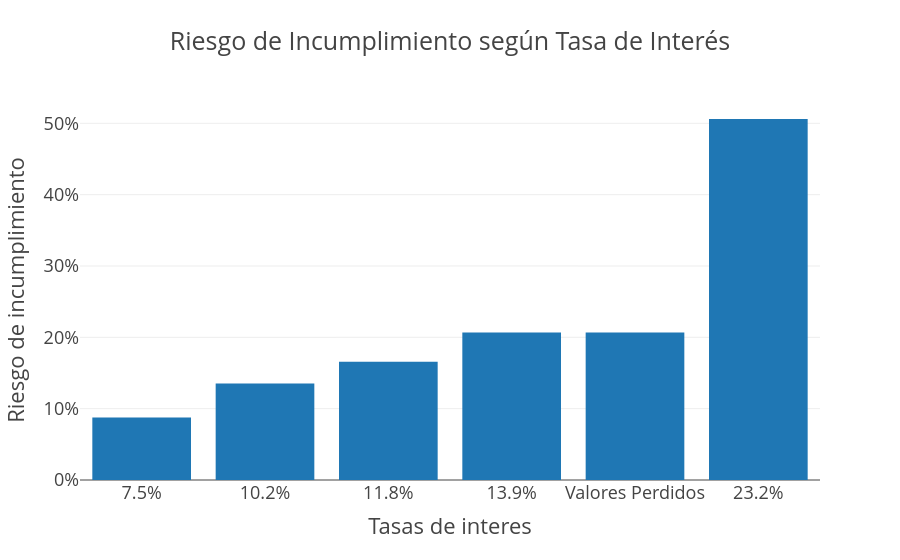

Write notebook code for a chart like this one.
### Code cell
fig = px.bar(
    dfIntRate,
    x='rate_pct_bin',
    y='default_rate',
    labels={
        "rate_pct_bin": "Tasas de interes",
        "default_rate": "Riesgo de incumplimiento",
    },
    title="Riesgo de Incumplimiento según Tasa de Interés"
    
)

fig.update_layout(
    xaxis=dict(
        tickmode='array',
        tickvals=['(5.419, 7.51]', '(7.51, 10.25]', '(10.25, 11.86]','(11.86, 13.92]','Missing','(13.92, 23.22]'],
        ticktext=['7.5%', '10.2%', '11.8%','13.9%','Valores Perdidos','23.2%'] # lo que quieres mostrar
    ),
    yaxis=dict(
        tickformat=".0%"
    )
)

fig.show()

### Figure 1 — Plotly figure (JSON) as saved in the notebook; plotly's stock layout.template omitted (floating-point values rounded to 4 significant figures)
{"data": [{"hovertemplate": "Tasas de interes=%{x}<br>Riesgo de incumplimiento=%{y}<extra></extra>", "legendgroup": "", "marker": {"color": "#1F77B4", "pattern": {"shape": ""}}, "name": "", "orientation": "v", "showlegend": false, "textposition": "auto", "type": "bar", "x": ["(5.419, 7.51]", "(7.51, 10.25]", "(10.25, 11.86]", "(11.86, 13.92]", "Missing", "(13.92, 23.22]"], "xaxis": "x", "y": [0.08745, 0.1351, 0.1658, 0.2066, 0.2067, 0.5061], "yaxis": "y"}], "layout": {"barmode": "relative", "legend": {"tracegroupgap": 0}, "title": {"text": "Riesgo de Incumplimiento según Tasa de Interés"}, "xaxis": {"anchor": "y", "domain": [0, 1], "tickmode": "array", "ticktext": ["7.5%", "10.2%", "11.8%", "13.9%", "Valores Perdidos", "23.2%"], "tickvals": ["(5.419, 7.51]", "(7.51, 10.25]", "(10.25, 11.86]", "(11.86, 13.92]", "Missing", "(13.92, 23.22]"], "title": {"text": "Tasas de interes"}}, "yaxis": {"anchor": "x", "domain": [0, 1], "tickformat": ".0%", "title": {"text": "Riesgo de incumplimiento"}}}}
